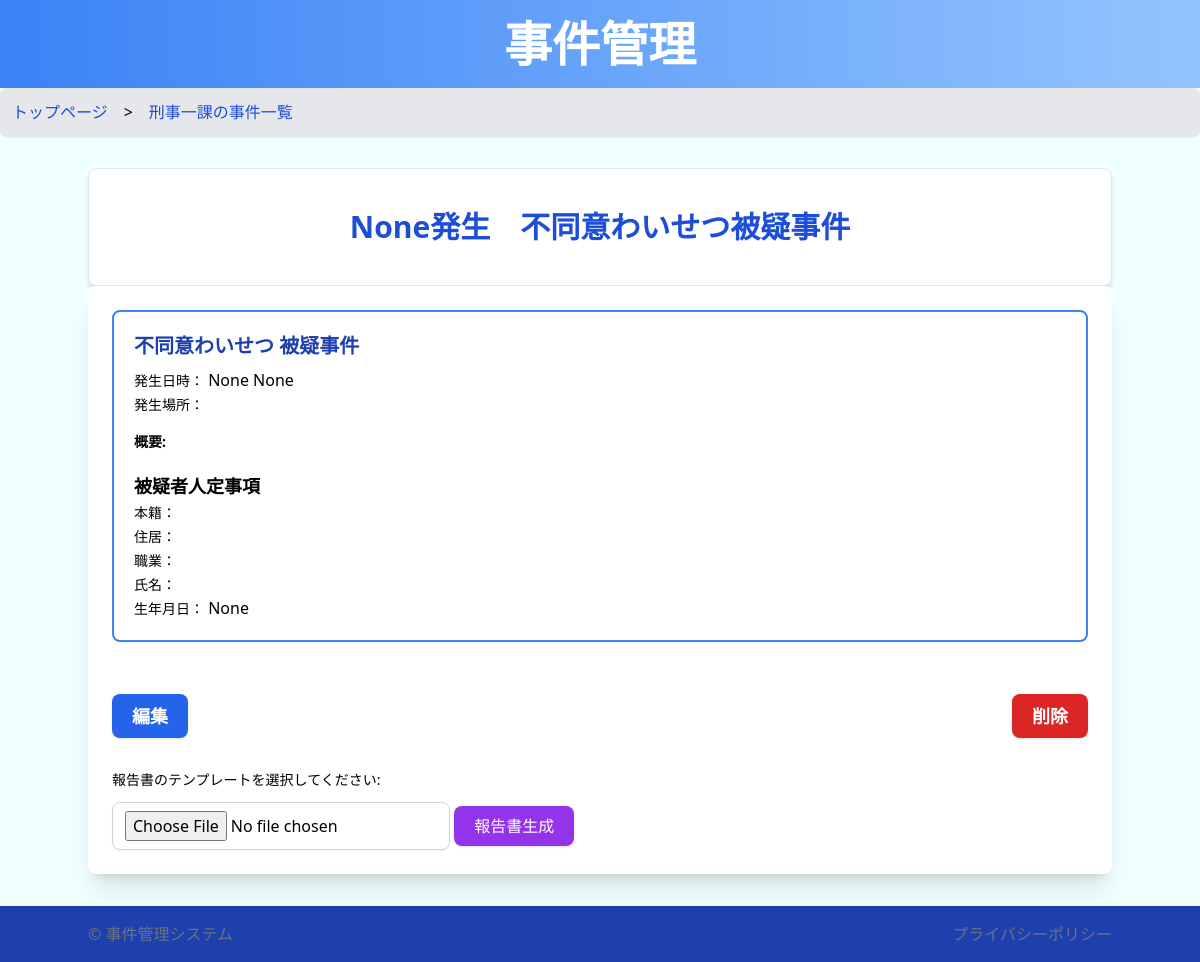
The app's page /crime/14 with its own data.
### wordapp/models.py (models this page shows, shortened)
class Crime(models.Model):
    division = models.ForeignKey(Division, related_name="crimes", on_delete=models.CASCADE)
    crime_name = models.CharField(max_length=100)#  このフィールドは必須
    crime_name_second = models.CharField(max_length=100, null=True, blank=True)# 任意
    crime_start_date = models.DateField(null=True, blank=True)# 日付はNULLまたは空を許容
    crime_start_time = models.TimeField(null=True, blank=True)# 時間もNULLまたは空を許容
    crime_end_date = models.DateField(null=True, blank=True)# 日付はNULLまたは空を許容
    crime_end_time = models.TimeField(null=True, blank=True)# 時間もNULLまたは空を許容
    crime_place = models.CharField(max_length=100, null=True, blank=True)# 任意
    crime_fact = models.TextField(null=True, blank=True)# 任意
    suspect_honseki = models.CharField(max_length=100, null=True, blank=True)# 任意
    suspect_address = models.CharField(max_length=100, null=True, blank=True)# 任意
    suspect_job = models.CharField(max_length=100, null=True, blank=True)# 任意
    suspect_name = models.CharField(max_length=100, null=True, blank=True)# 任意
    suspect_birthday = models.DateField(null=True, blank=True)# 日付はNULLまたは空を許容

### wordapp/views.py (the view)
# urls.py: path('crime/<int:pk>', CrimeDetailView.as_view(), name='crime_detail'),
class CrimeDetailView(DetailView):
    model = Crime
    template_name = 'crime_detail.html'
    def get_context_data(self, **kwargs):
        context = super().get_context_data(**kwargs)
        crime = self.get_object()
        context['division_id'] = crime.division.id
        return context

### wordapp/templatetags/custom_filters.py (called while the page is built)
@register.filter
def to_japanese_time(value):
    if not value or not isinstance(value, datetime.time):
        return value  # valueが時間オブジェクトでない場合はそのまま返す
    hour = value.hour
    minute = value.minute
    am_pm = '午前' if hour < 12 else '午後'
    hour = hour if hour <= 12 else hour - 12
    return f'{am_pm}{hour}時{minute}分'

### wordapp/templatetags/japanese_era.py (called while the page is built, shortened)
@register.filter
def to_japanese_era(value):
    if not isinstance(value, datetime.date):
        return value

### templates/crime_detail.html (shortened to what this page needs)
{% extends 'base.html' %}
{% load japanese_era %}
{% load custom_filters %}
{% block page_specific_content %}
    <div class="text-blue-700 text-3xl font-bold text-center my-4">
        {{ object.crime_start_date|to_japanese_era }}発生　{{ object.crime_name }}被疑事件
    </div>
{% endblock page_specific_content %}
{% block breadcrumb %}
    <nav aria-label='breadcrumb' class="flex bg-gray-200 p-3 rounded-lg shadow">
        <ol class="list-none flex space-x-4">
            <li><a href="{% url 'division_list' %}" class="text-blue-700 hover:text-blue-800">トップページ</a></li>
            <li>&gt;</li>
            <li><a href="{% url 'crime_list' division_id=division_id %}" class="text-blue-700 hover:text-blue-800">
                {% if division_id == 1 %}
                    刑事一課の事件一覧
                {% elif division_id == 2 %}
                    刑事二課の事件一覧
                {% elif division_id == 3 %}
                    刑事三課の事件一覧
                {% else %}
                    事件一覧
                {% endif %}
            </a></li>
        </ol>
    </nav>
{% endblock breadcrumb %}
{% block content %}
    <div class="container mx-auto p-6 bg-white shadow-xl rounded-lg">
        <div class="detail border-2 rounded-lg border-blue-500 p-5">
            <h2 class="text-xl font-bold text-blue-800 mb-2">
                {% if object.crime_name_second %}
                    <a href="{% url 'crime_detail' crime.id %}" class="hover:text-blue-600">{{ object.crime_name }}（{{ object.crime_name_second|default_if_none:'' }}）</a>
                {% else %}
                    <a href="{% url 'crime_detail' crime.id %}" class="hover:text-blue-600">{{ object.crime_name }}</a>
                {% endif %}
            被疑事件</h2>
            <p><span class="text-sm font-medium">発生日時：</span> {{ object.crime_start_date|to_japanese_era }} {{ object.crime_start_time|to_japanese_time }}</p>
            <p><span class="text-sm font-medium">発生場所：</span> {{ object.crime_place|default_if_none:'' }}</p>
            <h4 class="text-sm font-bold mt-4">概要:</h4>
            <h3 class="text-lg font-bold">被疑者人定事項</h3>
            <p><span class="text-sm font-medium">本籍：</span> {{ object.suspect_honseki|default_if_none:'' }}</p>
            <p><span class="text-sm font-medium">住居：</span> {{ object.suspect_address|default_if_none:'' }}</p>
            <p><span class="text-sm font-medium">職業：</span> {{ object.suspect_job|default_if_none:'' }}</p>
            <p><span class="text-sm font-medium">氏名：</span> {{ object.suspect_name|default_if_none:'' }}</p>
            <p><span class="text-sm font-medium">生年月日：</span> {{ object.suspect_birthday|to_japanese_era }}</p>
        </div>
        <div class="flex items-center justify-between my-8">
            <button class="text-lg py-2 px-5 mt-5 bg-blue-600 hover:bg-blue-700 text-white font-bold rounded-lg shadow transition duration-300 ease-in-out"><a href="{% url 'crime_update' pk=crime.id %}">編集</a></button>
            <form action="{% url 'crime_delete' pk=crime.id %}" method="post" onsubmit="return confirm('本当に削除しますか？');">
                <input type="submit" value="削除" class="text-lg py-2 px-5 mt-5 bg-red-600 hover:bg-red-700 text-white font-bold rounded-lg shadow transition duration-300 ease-in-out">
            </form>
        </div>
        <form method="post" enctype="multipart/form-data" action="{% url 'generate_report' pk=crime.pk %}">
            <label for="docxFile" class="block text-sm font-medium">報告書のテンプレートを選択してください:</label>
            <input type="file" id="docxFile" name="docxFile" accept=".docx" class="form-input rounded-lg border-gray-300 shadow-sm mt-1">
            <button type="submit" class="bg-purple-600 hover:bg-purple-700 text-white py-2 px-5 mt-4 rounded-lg shadow transition duration-300 ease-in-out">報告書生成</button>
        </form>
    </div>
{% endblock content %}

### records on screen
Crime: crime_start_date|to_japanese_era "None", crime_name "不同意わいせつ", crime_start_time|to_japanese_time "None", suspect_birthday|to_japanese_era "None"
